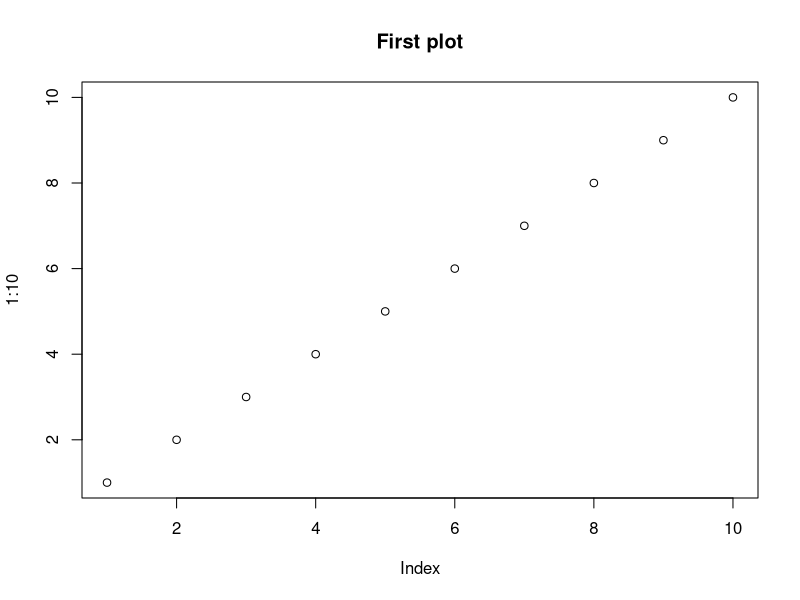
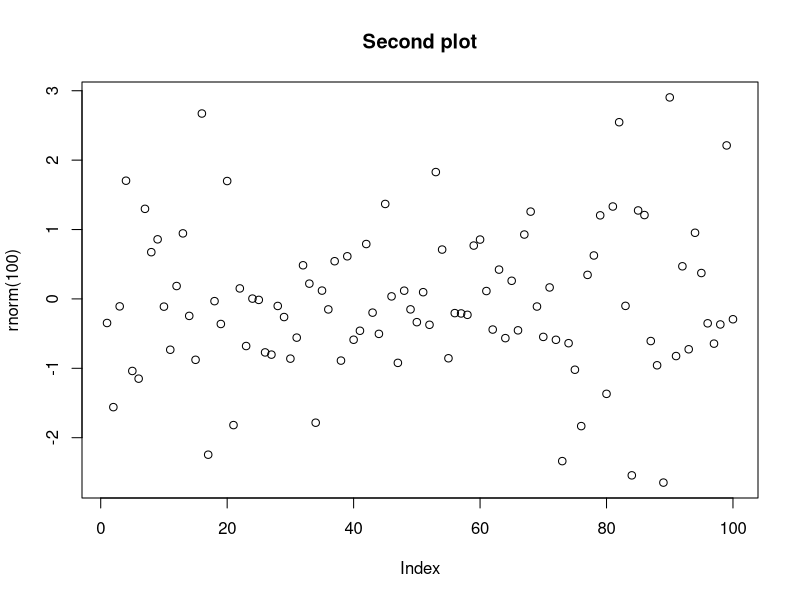
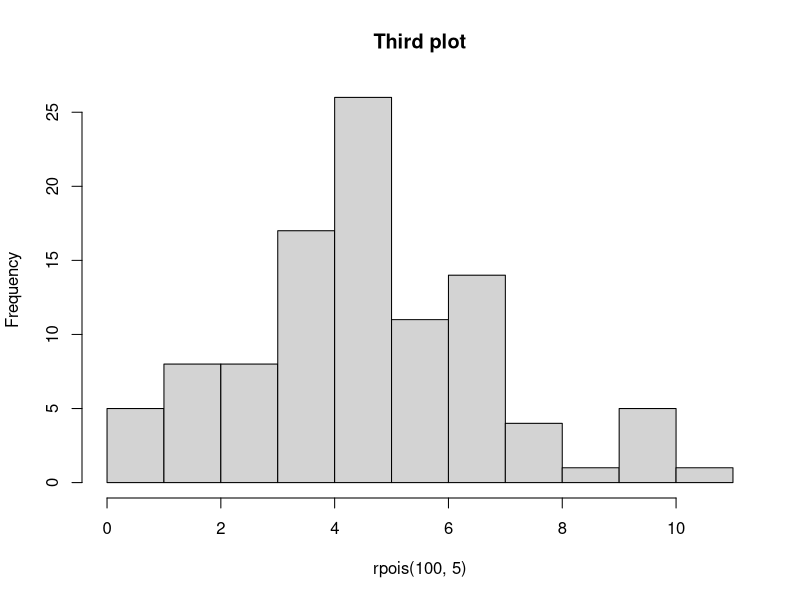
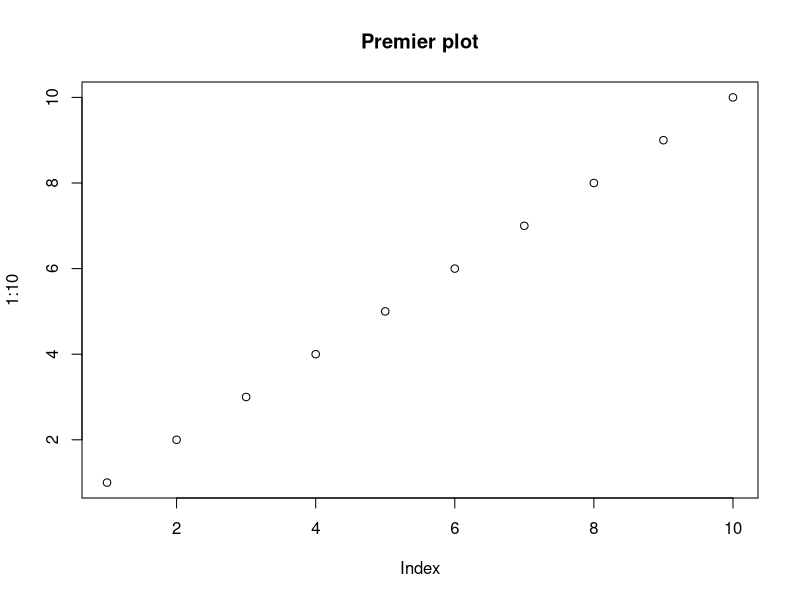
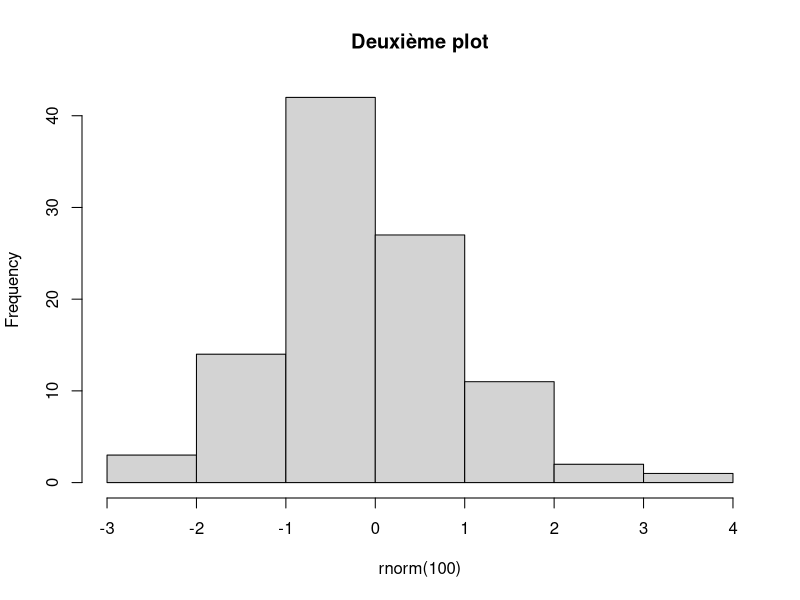

The R script that drew these images, in order:
## ---- chunk 1
# Open a PDF device
pdf("my_plots.pdf", width = 7, height = 5)  # specify file name and size

# Each plot you create will be placed on a new page in the PDF
plot(1:10, main = "First plot")
plot(rnorm(100), main = "Second plot")
hist(rpois(100, 5), main = "Third plot")

# Close the PDF device
dev.off()

## ---- chunk 2
# Ouvrir un périphérique PDF
pdf("mes_plots.pdf")

# Générer quelques graphiques
plot(1:10, main = "Premier plot")
hist(rnorm(100), main = "Deuxième plot")

# Fermer le périphérique PDF
dev.off()

